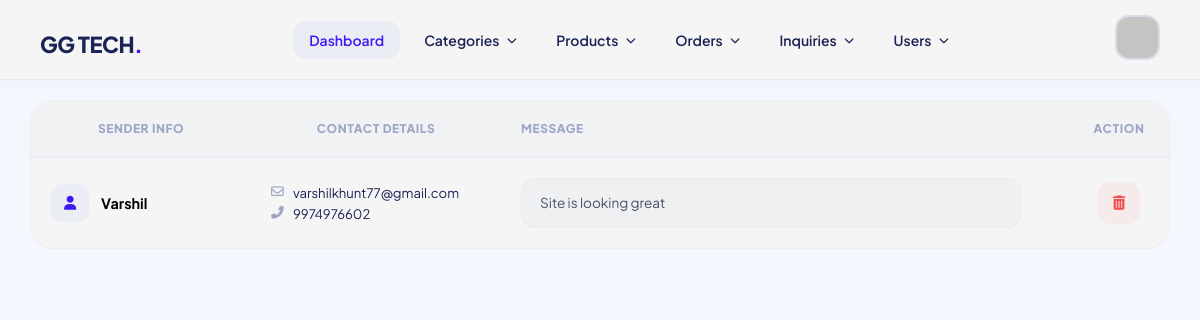
Screenshot of /admin/view_inquiries.php (signed in) with the database file from the repository.
### tables this page shows
CREATE TABLE `inquiry` (
  `id` int(11) NOT NULL,
  `name` varchar(255) NOT NULL,
  `email` varchar(255) NOT NULL,
  `phone` varchar(255) NOT NULL,
  `message` varchar(255) NOT NULL
);

### admin/config.php (called while the page is built, shortened)
<?php
	function get($db, $fldlist, $tblname, $condition, $ord)
	{
		return mysqli_query($db,"SELECT $fldlist FROM $tblname $condition $ord");
	}
?>

### admin/view_inquiries.php (the view, shortened to what this page needs)
<?php
include "header.php";
?>
<!DOCTYPE html>
<html lang="en">
<head>
    <link rel="stylesheet" href="https://cdnjs.cloudflare.com/ajax/libs/font-awesome/6.0.0/css/all.min.css">
</head>
<body class="admin-bg">
<div class="main-wrapper">
    <div class="table-container shadow-sm">
        <table class="modern-table">
            <thead>
                <tr>
                    <th class="col-sender">Sender Info</th>
                    <th class="col-contact">Contact Details</th>
                    <th class="col-msg">Message</th>
                    <th class="col-action">Action</th>
                </tr>
            </thead>
            <tbody>
                <?php
                $inquiry = get($db, "*", "inquiry", "", "");
                while($inq = mysqli_fetch_array($inquiry)) {
                ?>
                <tr>
                    <td class="col-sender">
                        <div class="sender-profile">
                            <div class="avatar-box"><i class="fa-solid fa-user"></i></div>
                            <div class="fw-700 text-dark"><?php echo $inq['name']; ?></div>
                        </div>
                    </td>
                    <td class="col-contact">
                        <div class="contact-group">
                            <div class="contact-line">
                                <i class="fa-regular fa-envelope"></i>
                                <?php echo $inq['email']; ?>
                            </div>
                            <div class="contact-line">
                                <i class="fa-solid fa-phone-flip"></i>
                                <?php echo $inq['phone']; ?>
                            </div>
                        </div>
                    </td>
                    <td class="col-msg">
                        <div class="message-bubble" title="<?php echo $inq['message']; ?>">
                            <?php echo $inq['message']; ?>
                        </div>
                    </td>
                    <td class="col-action">
                        <a class="action-btn delete" href="view_inqueries.php?dl=<?php echo $inq['id']; ?>" onClick="return del()" title="Remove Inquiry">
                            <i class="fa-solid fa-trash-can"></i>
                        </a>
                    </td>
                </tr>
                <?php } ?>
            </tbody>
        </table>
    </div>
</div>
</body>
</html>

### admin/header.php (style rules this page uses)
body { filter: brightness(96%); }
:root { --accent: #4318ff; --text-main: #1b2559; --text-muted: #a3aed0; --white: #ffffff; --bg-hover: #f4f7fe; }
* { margin: 0; padding: 0; box-sizing: border-box; font-family: 'Plus Jakarta Sans', sans-serif; }

### admin/view_inquiries.php (style rules this page uses)
body { filter: brightness(96%); }
:root { --accent: #4318ff; --bg-light: #f4f7fe; --text-main: #1b2559; --text-muted: #a3aed0; --danger: #ff5252; --border: #f1f5f9; }
body.admin-bg { background-color: var(--bg-light); font-family: 'Plus Jakarta Sans', sans-serif; margin: 0; }
.main-wrapper { max-width: 1300px; margin: 20px auto; padding: 0 30px; }
.fw-700 { font-weight: 700; }
.table-container { background: #fff; border-radius: 24px; overflow: hidden; border: 1px solid rgba(0,0,0,0.03); }
.modern-table { width: 100%; border-collapse: collapse; }
.col-sender { width: 220px; }
.col-contact { width: 250px; }
.col-msg { text-align: left; }
.col-action { width: 100px; text-align: center; }
.modern-table thead th { background: #fafcfe; padding: 20px; font-size: 0.75rem; text-transform: uppercase; letter-spacing: 0.05em; color: var(--text-muted); font-weight: 800; border-bottom: 2px solid var(--border); }
.modern-table tbody td { padding: 20px; border-bottom: 1px solid var(--border); vertical-align: middle; font-size: 0.9rem; }
.modern-table tr:last-child td { border-bottom: none; }
.sender-profile { display: flex; align-items: center; gap: 12px; }
.avatar-box { width: 38px; height: 38px; background: #f4f7fe; color: var(--accent); display: flex; align-items: center; justify-content: center; border-radius: 12px; font-size: 14px; flex-shrink: 0; }
.contact-group { display: flex; flex-direction: column; gap: 4px; }
.contact-line { font-size: 0.82rem; color: var(--text-main); display: flex; align-items: center; gap: 8px; }
.contact-line i { color: var(--text-muted); width: 14px; font-size: 0.8rem; }
.message-bubble { background: #f8fafc; padding: 14px 18px; border-radius: 14px; color: #475569; font-size: 0.85rem; line-height: 1.5; max-width: 500px; border: 1px solid #f1f5f9; word-wrap: break-word; }
.action-btn.delete { width: 42px; height: 42px; display: inline-flex; align-items: center; justify-content: center; border-radius: 12px; background: #fff5f5; color: var(--danger); text-decoration: none; transition: all 0.2s; border: 1px solid transparent; }

### rows the page displays
inquiry: name "Varshil", email "varshilkhunt77@gmail.com", phone "9974976602", message "Site is looking great"
